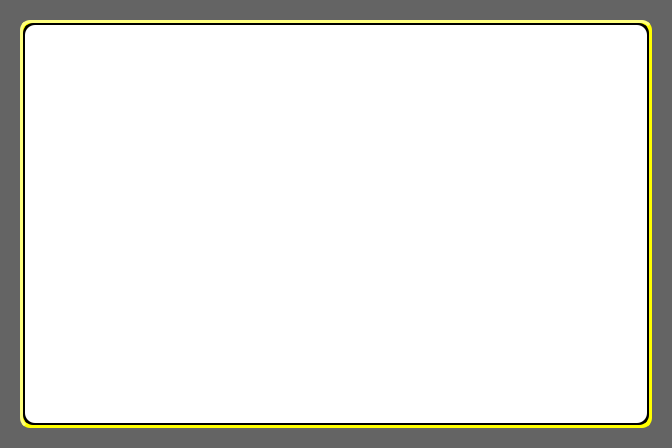
<?xml version="1.0" encoding="UTF-8"?>
<ui version="4.0">
 <class>MainWindow</class>
 <widget class="QMainWindow" name="MainWindow">
  <property name="geometry">
   <rect>
    <x>0</x>
    <y>0</y>
    <width>672</width>
    <height>448</height>
   </rect>
  </property>
  <property name="windowTitle">
   <string>MainWindow</string>
  </property>
  <widget class="QWidget" name="centralWidget">
   <property name="styleSheet">
    <string notr="true">background: rgb(100, 100, 100)</string>
   </property>
   <layout class="QGridLayout" name="gridLayout">
    <property name="leftMargin">
     <number>20</number>
    </property>
    <property name="topMargin">
     <number>20</number>
    </property>
    <property name="rightMargin">
     <number>20</number>
    </property>
    <property name="bottomMargin">
     <number>20</number>
    </property>
    <property name="spacing">
     <number>0</number>
    </property>
    <item row="0" column="0">
     <widget class="QFrame" name="frame">
      <property name="styleSheet">
       <string notr="true">margin:0px;
border-style: outset;
border-width: 3px;
border-radius: 10px;
border-color: yellow;
background: rgb(255, 255, 0);</string>
      </property>
      <property name="frameShape">
       <enum>QFrame::StyledPanel</enum>
      </property>
      <property name="frameShadow">
       <enum>QFrame::Raised</enum>
      </property>
      <layout class="QHBoxLayout" name="horizontalLayout_2">
       <property name="spacing">
        <number>0</number>
       </property>
       <property name="leftMargin">
        <number>0</number>
       </property>
       <property name="topMargin">
        <number>0</number>
       </property>
       <property name="rightMargin">
        <number>0</number>
       </property>
       <property name="bottomMargin">
        <number>0</number>
       </property>
       <item>
        <widget class="QFrame" name="frame_2">
         <property name="styleSheet">
          <string notr="true">margin:0px;
border-style: outset;
border-width: 2px;
border-radius: 10px;
border-color: black;
background: rgb(0, 0, 0);</string>
         </property>
         <property name="frameShape">
          <enum>QFrame::StyledPanel</enum>
         </property>
         <property name="frameShadow">
          <enum>QFrame::Raised</enum>
         </property>
         <layout class="QHBoxLayout" name="horizontalLayout">
          <property name="spacing">
           <number>0</number>
          </property>
          <property name="leftMargin">
           <number>0</number>
          </property>
          <property name="topMargin">
           <number>0</number>
          </property>
          <property name="rightMargin">
           <number>0</number>
          </property>
          <property name="bottomMargin">
           <number>0</number>
          </property>
          <item>
           <widget class="QWidget" name="baseWidget" native="true">
            <property name="styleSheet">
             <string notr="true">border:none;
background: rgb(255, 255, 255);</string>
            </property>
           </widget>
          </item>
         </layout>
        </widget>
       </item>
      </layout>
     </widget>
    </item>
   </layout>
  </widget>
 </widget>
 <layoutdefault spacing="6" margin="11"/>
 <resources/>
 <connections/>
</ui>
